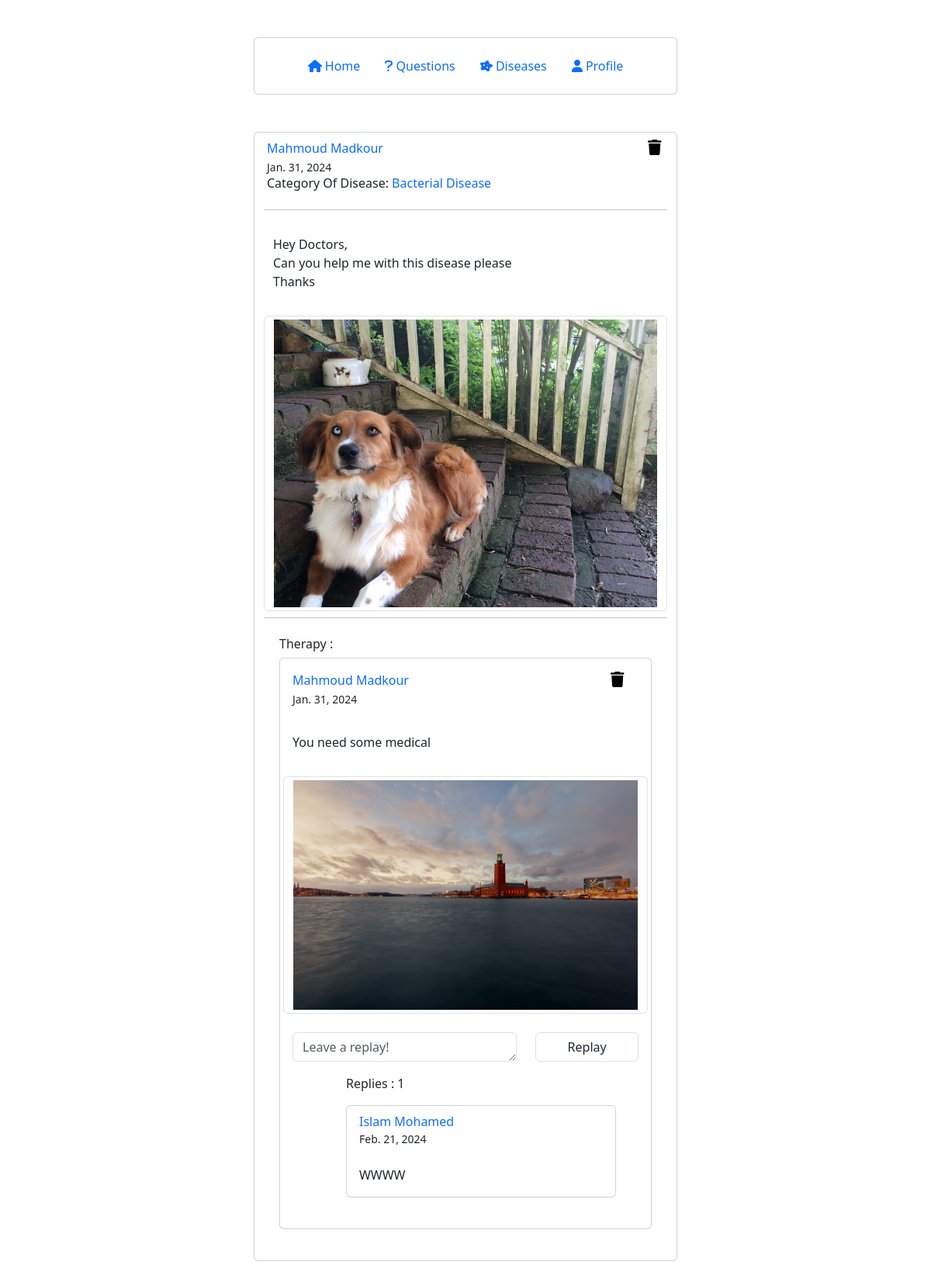
Screenshot of /detail_therapy/6/6/ (signed in) with the database file from the repository.
### account/models.py (models this page shows, shortened)
class Disease(models.Model):
    CATEGORY = (
        ('Fungal Disease', 'Fungal Disease'),
        ('Protozoal Disease', 'Protozoal Disease'),
        ('Bacterial Disease', 'Bacterial Disease'),
        ('Parasitic Disease', 'Parasitic Disease'),
        ('Viral Disease', 'Viral Disease'),
    )
    user = models.ForeignKey(User, on_delete=models.CASCADE, null=True)
    photo = models.ImageField(upload_to='disease/', blank=True, null=True)
    body = models.TextField(max_length=1000, null=True)
    category = models.CharField(max_length=200, choices=CATEGORY, null=True)
    created_on = models.DateTimeField(auto_now_add=True, null=True)
    last_modified = models.DateTimeField(auto_now=True, null=True)

class Therapy(models.Model):
    user = models.ForeignKey(User, on_delete=models.CASCADE, null=True)
    disease = models.ForeignKey(Disease, on_delete=models.CASCADE, null=True)
    body = models.TextField(max_length=1000, null=True)
    photo = models.ImageField(upload_to='therapy/', blank=True, null=True)
    created_on = models.DateTimeField(auto_now_add=True, null=True)
    last_modified = models.DateTimeField(auto_now=True, null=True)

class ReplayTherapy(models.Model):
    user = models.ForeignKey(User, on_delete=models.CASCADE, null=True)
    disease = models.ForeignKey(Disease, on_delete=models.CASCADE, null=True)
    therapy = models.ForeignKey(Therapy, on_delete=models.CASCADE, null=True)
    body = models.TextField(max_length=500, null=True)
    created_on = models.DateTimeField(auto_now_add=True, null=True)
    last_modified = models.DateTimeField(auto_now=True, null=True)

### account/views.py (the view, shortened to what this page needs)
# urls.py: path("detail_therapy/<int:pk_disease>/<int:pk_therapy>/", views.detail_therapy, name="detail_therapy"),
@login_required(login_url='login')
def detail_therapy(request, pk_disease, pk_therapy):
    user = request.user
    disease = Disease.objects.get(pk=pk_disease)
    therapy = Therapy.objects.get(pk=pk_therapy)
    if request.method == "GET":
        replies = ReplayTherapy.objects.filter(therapy=therapy).order_by("-created_on")
        replay_form = ReplayForm()
        context = {
            'user': user,
            'disease': disease,
            "therapy": therapy,
            "replies": replies,
            "replay_form": replay_form,
            }
        return render(request, "disease/detail_therapy.html", context)

### account/forms.py
class ReplayForm(forms.Form):
    body = forms.CharField(
        widget=forms.Textarea(
            attrs={"class": "form-control", "placeholder": "Leave a replay!", "rows": 1}
        )
    )

### account/templates/disease/detail_therapy.html (shortened to what this page needs)
{% extends "base.html" %}
{% block page_content %}
    <div class="container mt-5 mb-5">
        <div class="row d-flex align-items-center justify-content-center">
            <div class="col-md-6">
                <div class="card">
                    <div class="row p-2 px-3">
                        <div class="col-11">
                            {% if user == disease.user %}
                                <a style="text-decoration: none" href="{% url 'user_profile' %}">
                                    <span class="font-weight-bold"> {{ disease.user.first_name }} {{ disease.user.last_name }} </span><br>
                                </a>
                            {% else %}
                                <a style="text-decoration: none" href="{% url 'user_profile_everyone' disease.user.id %}">
                                    <span class="font-weight-bold"> {{ disease.user }} </span><br>
                                </a>
                            {% endif %}
                            <small>{{ disease.created_on.date }}</small>
                            <h6> Category Of Disease:
                                <a style="text-decoration: none" href="{% url 'category_disease' disease.category %}"> {{ disease.category }} </a>
                            </h6>
                        </div>
                        {% if user == disease.user %}
                            <div class="col-1">
                                <a style="color: black;" href="{% url 'delete_disease' disease.pk %}">
                                    <i class="fa fa-trash " style="font-size:20px"></i>
                                </a>
                            </div>
                        {% endif %}
                    </div>
                    <div class="p-2 px-3">
                        <div class="row px-2">
                            <hr>
                            <p> {{ disease.body | linebreaks | safe }} </p>
                            <img src = "/media/{{ disease.photo }}" alt="..." width="50" height="50" class="rounded mb-2 img-thumbnail">
                            <hr>
                        </div>
                        <div class="p-2 px-3">
                            <h6>Therapy :</h6>
                            <div class="card">
                                <div class="p-2 ">
                                    <div class="row px-2 py-2">
                                        <div class="col-10">
                                            {% if user == therapy.user %}
                                                <a style="text-decoration: none" href="{% url 'user_profile' %}">
                                                    <span class="font-weight-bold"> {{ therapy.user.first_name }} {{ therapy.user.last_name }} </span>
                                                </a>
                                            {% else %}
                                                <a style="text-decoration: none" href="{% url 'user_profile_everyone' therapy.user.id %}">
                                                    <span class="font-weight-bold"> {{ therapy.user.first_name }} {{ therapy.user.last_name }} </span>
                                                </a>
                                            {% endif %}
                                            <br>
                                            <small >{{ therapy.created_on.date }}</small>
                                        </div>
                                        {% if user == therapy.user %}
                                            <div class="col-2 text-center">
                                                <button style="border: none; outline: none; background-color: #ffffff;">
                                                    <a style="color: black;" href="{% url 'delete_therapy' disease.pk therapy.pk %}">
                                                        <i class="fa fa-trash" style="font-size:20px"></i>
                                                    </a>
                                                </button>
                                            </div>
                                        {% endif %}
                                    </div>
                                    <div class="row px-2 py-2">
                                        <p> {{ therapy.body | linebreaks | safe }} </p>
                                        {% if therapy.photo %}
                                            <img src = "/media/{{ therapy.photo }}" alt="..." width="100" height="100" class="rounded mb-2 img-thumbnail">
                                        {% endif %}
                                    </div>
                                    <div class="px-2 py-2">
                                        <form method="post">
                                            <div class="row">
                                                <div class="col-8" class="comment-input">
                                                    {{ replay_form.body }}
                                                </div>
                                                <div class="col-4" class="comment-input">
                                                    <button type="submit" class="form-control">Replay</button>
                                                </div>
                                            </div>
                                        </form>
                                    </div>
                                    <div class="row">
                                        <div class="col-2"></div>
                                        <div class="col-9 p-2">
                                            <p>Replies : {{ therapy.replaytherapy_set.count }}</p>
                                            {% for replay in replies %}
                                                <div class="card ">
                                                    <div class="row">
                                                        <div class="col-10">
                                                            <div class="d-flex flex-column p-2 px-3">
                                                                {% if user == therapy.user %}
                                                                    <a style="text-decoration: none" href="{% url 'user_profile' %}">
                                                                        <span class="font-weight-bold"> {{ replay.user.first_name }} {{ replay.user.last_name }} </span>
                                                                    </a>
                                                                {% else %}
                                                                    <a style="text-decoration: none" href="{% url 'user_profile_everyone' replay.user.id %}">
                                                                        <span class="font-weight-bold"> {{ replay.user.first_name }} {{ replay.user.last_name }} </span>
                                                                    </a>
                                                                {% endif %}
                                                                <small >{{ replay.created_on.date }}</small>
                                                            </div>
                                                        </div>
                                                    </div>
                                                    <div class="px-3">
                                                        <p> {{ replay.body | linebreaks | safe }} </p>
                                                    </div>
                                                </div>
                                                <br>
                                            {% endfor %}
                                        </div>
                                        <div class="col-1"></div>
                                    </div>
                                </div>
                            </div>
                        </div>
                        </div>
                        <br>
                    </div>
                </div>
                <br>
            </div>
        </div>
{% endblock page_content %}

### static/css/base.css (style rules this page uses)
body { background-color: #eee; font-family: "Poppins", sans-serif; font-weight: 300 }
.card { border:none }
hr { color: #a09c9c; margin-top: 4px; margin-bottom: 8px }
.form-control { border-radius: 26px }

### rows the page displays
Disease: user.first_name "Mahmoud", user.last_name "Madkour", created_on "Jan. 31, 2024", category "Bacterial Disease", body "Hey Doctors, Can you help me with this disease please Thanks", photo (picture)
Therapy: user.first_name "Mahmoud", user.last_name "Madkour", created_on "Jan. 31, 2024", body "You need some medical", photo (picture), replaytherapy_set.count "1"
ReplayTherapy: user.first_name "Islam", user.last_name "Mohamed", created_on "Feb. 21, 2024", body "WWWW"
